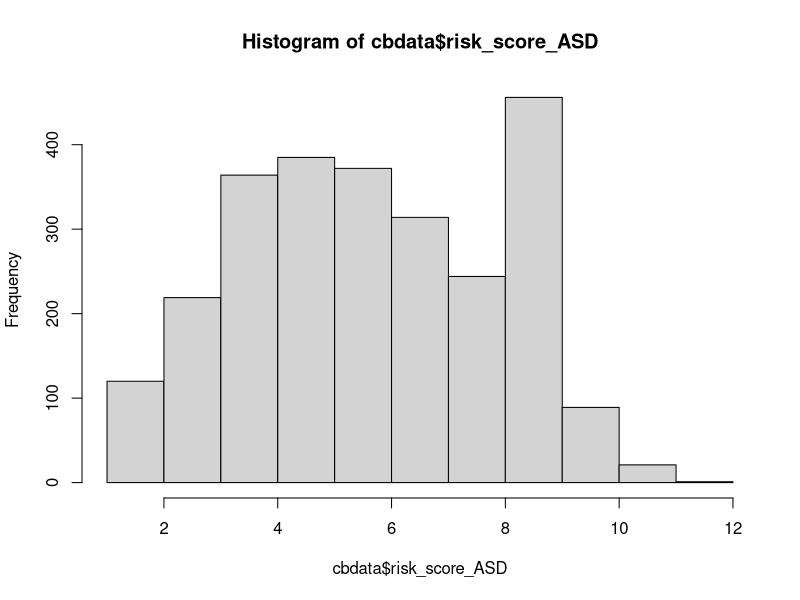
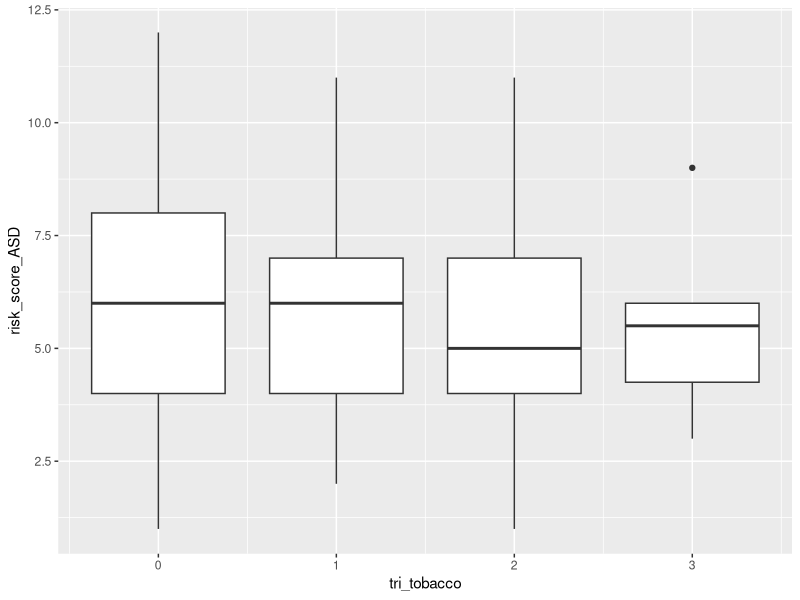
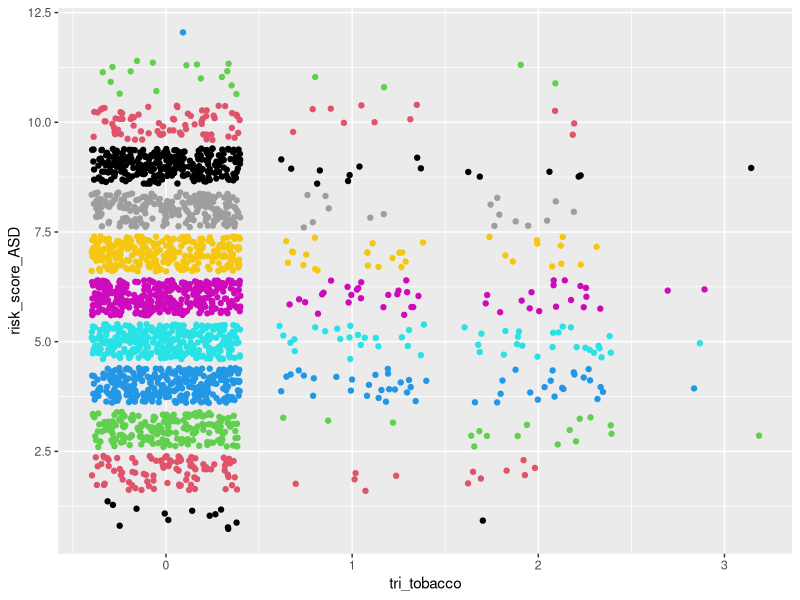
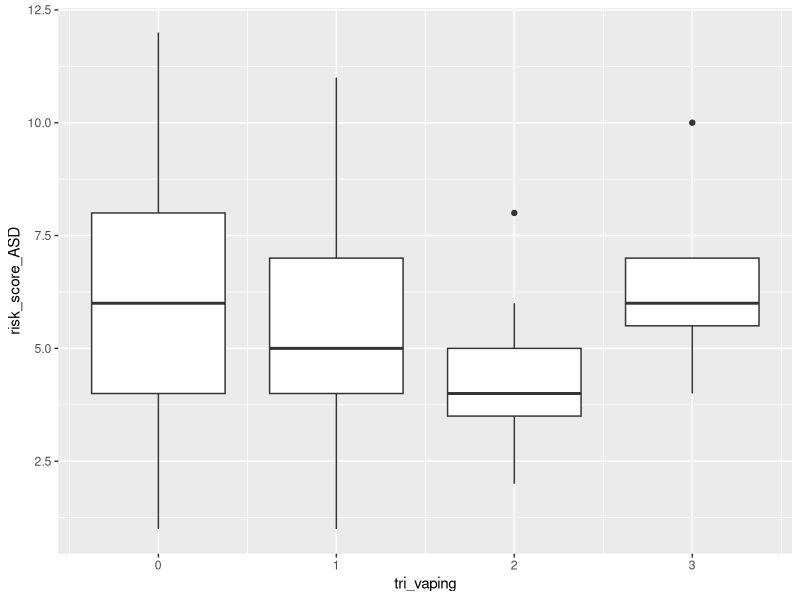
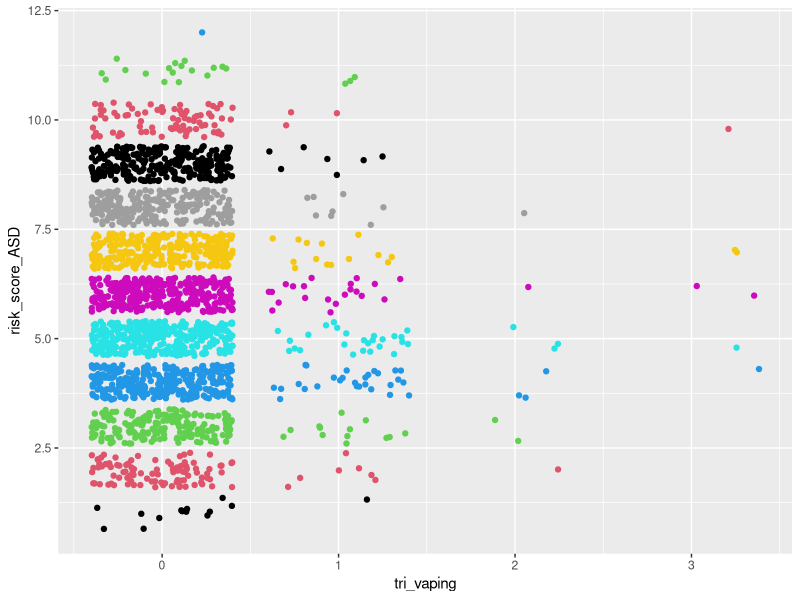
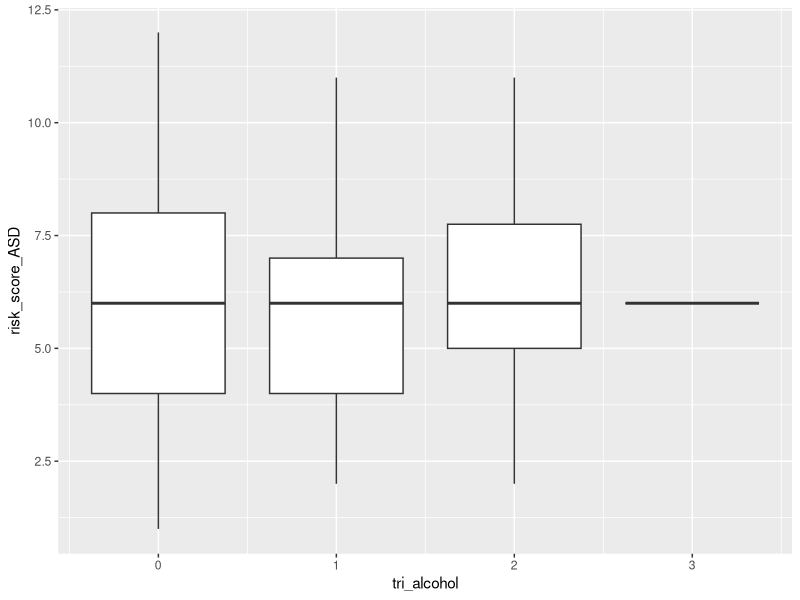
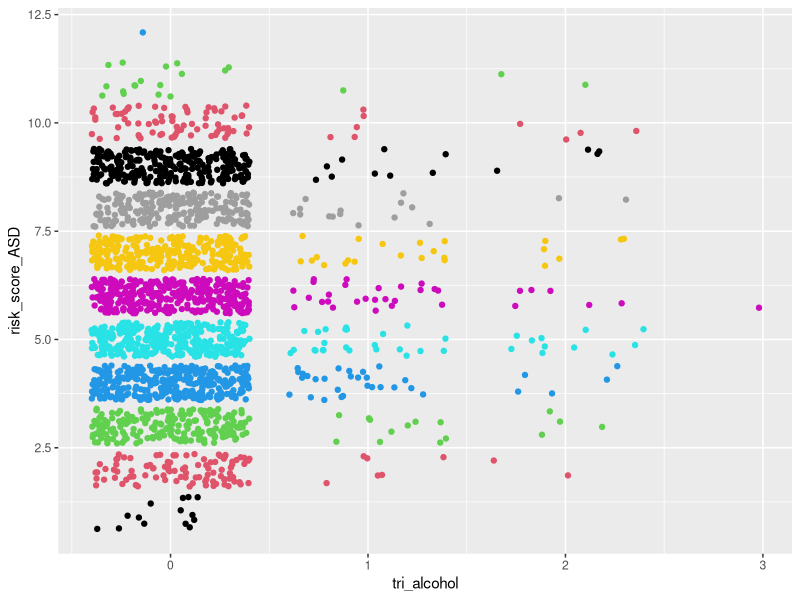
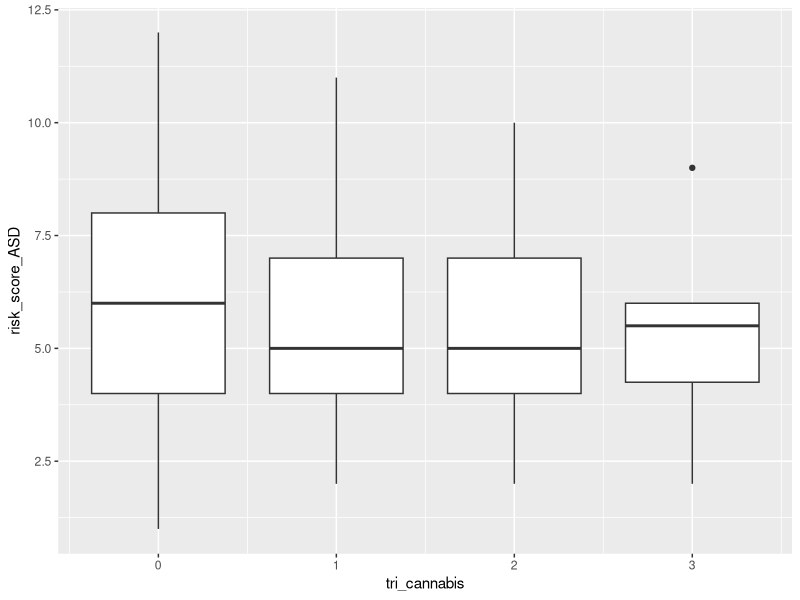

Reproduce these figures in R, in order.
## ---- chunk 1
#load packages
library(readr)
library(dplyr)
library(stringr)
## ---- chunk 2
#load data
cbdata <- read_csv("ChatterBabyData.csv")
## ---- chunk 3
mean(cbdata$risk_score_ASD)
var(cbdata$risk_score_ASD)
hist(cbdata$risk_score_ASD)
## ---- chunk 4
which(colnames(cbdata) == "mat_dep"):which(colnames(cbdata) == "momfever")
cbdata[,c(126:133)][is.na(cbdata[,c(126:133)])] <- 0

cbdata$art[is.na(cbdata$art)] <- 0 
cbdata$asd_genetic[is.na(cbdata$asd_genetic)] <- 0 

#fix some NA's in totalpregnancies by setting to number of live births
cbdata$totalpregnancies[which(is.na(cbdata$totalpregnancies) == TRUE & is.na(cbdata$momlivebirths) == FALSE)] <- 
cbdata$momlivebirths[which(is.na(cbdata$totalpregnancies) == TRUE & is.na(cbdata$momlivebirths) == FALSE)]

#fix some NA's in totalpregnancies by setting to 1 if no siblings and not adopted
cbdata$totalpregnancies[which(is.na(cbdata$totalpregnancies) == TRUE & cbdata$birthordertotal == 0 & cbdata$adoption == 0)] <- 1

# set live births to number of total pregnancies 
# if number of total pregnancies = number of total siblings + 1(baby)
# so as to not include miscarriages
cbdata$momlivebirths[which((is.na(cbdata$momlivebirths) == TRUE) &
                           (cbdata$totalpregnancies == (cbdata$birthordertotal + 1)))] <-
  cbdata$totalpregnancies[which((is.na(cbdata$momlivebirths) == TRUE) & 
                                (cbdata$totalpregnancies == (cbdata$birthordertotal + 1)))]

# set live births to number of total pregnancies 
# if number of total pregnancies = number of full siblings + 1(baby) 
# so as to not include miscarriages (where birthordertotal = 0 because of NA in olderhalfsiblings)
cbdata$momlivebirths[which((is.na(cbdata$momlivebirths) == TRUE) &
                           (cbdata$totalpregnancies == (cbdata$numberfullsiblings + 1)))] <-
  cbdata$totalpregnancies[which((is.na(cbdata$momlivebirths) == TRUE) & 
                                (cbdata$totalpregnancies == (cbdata$numberfullsiblings + 1)))]

# set live births to number of full siblings + 1
# if number of total pregnancies > number of full siblings and 
# number of older half siblings = 0 so as to not include children only from father and miscarriages
cbdata$momlivebirths[which((is.na(cbdata$momlivebirths) == TRUE) & 
                           (cbdata$totalpregnancies > cbdata$numberfullsiblings) &
                           cbdata$olderhalfsiblings == 0 )] <-
  cbdata$numberfullsiblings[which((is.na(cbdata$momlivebirths) == TRUE) & 
                                  (cbdata$totalpregnancies > cbdata$numberfullsiblings) &
                                  cbdata$olderhalfsiblings == 0 )] + 1
## ---- chunk 5
# classify as post partum psychosis
cbdata <- cbdata %>% mutate(maternalpregnancyproblems___20 = replace(maternalpregnancyproblems___20, maternalpregnancyproblems_other == "post partum anxiety" | maternalpregnancyproblems_other == "Post partum anxiety" | maternalpregnancyproblems_other == "Post-partum anxiety" | maternalpregnancyproblems_other == "Postpartum hemorrhaging" | maternalpregnancyproblems_other == "Perinatal anxiety",1))
cbdata <- cbdata %>% mutate(maternalpregnancyproblems_other = replace(maternalpregnancyproblems_other, maternalpregnancyproblems_other == "post partum anxiety" | maternalpregnancyproblems_other == "Post partum anxiety" | maternalpregnancyproblems_other == "Post-partum anxiety" | maternalpregnancyproblems_other == "Postpartum hemorrhaging" | maternalpregnancyproblems_other == "Perinatal anxiety", NA ))

# classify as Chorioamnionitis 
cbdata <- cbdata %>% mutate(maternalpregnancyproblems___21 = replace(maternalpregnancyproblems___21, maternalpregnancyproblems_other == "Chorioamnionitis", 1))
cbdata <- cbdata %>% mutate(maternalpregnancyproblems_other = replace(maternalpregnancyproblems_other, maternalpregnancyproblems_other == "Chorioamnionitis", NA))

# classify as bleeding
cbdata <- cbdata %>% mutate(maternalpregnancyproblems___14 = replace(maternalpregnancyproblems___14, maternalpregnancyproblems_other == "Unusual pain in the abdomen, stress, miscarriage probability, bleeding.", 1))
cbdata <- cbdata %>% mutate(maternalpregnancyproblems_other = replace(maternalpregnancyproblems_other, maternalpregnancyproblems_other == "Unusual pain in the abdomen, stress, miscarriage probability, bleeding.", NA))

# classify as preterm labor
cbdata <- cbdata %>% mutate(maternalpregnancyproblems___11 = replace(maternalpregnancyproblems___11, maternalpregnancyproblems_other == "Early contractions with diction starting at 30 weeks. I received steroid shot to develop baby's lungs faster.", 1))
cbdata <- cbdata %>% mutate(maternalpregnancyproblems_other = replace(maternalpregnancyproblems_other, maternalpregnancyproblems_other == "Early contractions with diction starting at 30 weeks. I received steroid shot to develop baby's lungs faster.", NA))

# classify as History of recurrent miscarriage/ recurrent pregnancy loss 
cbdata <- cbdata %>% mutate(maternalpregnancyproblems___10 = replace(maternalpregnancyproblems___10, maternalpregnancyproblems_other == "Prior full term stillbirth; had double nuchal cord resulting in emergent csection at 36 weeks", 1))
cbdata <- cbdata %>% mutate(maternalpregnancyproblems_other = replace(maternalpregnancyproblems_other, maternalpregnancyproblems_other == "Prior full term stillbirth; had double nuchal cord resulting in emergent csection at 36 weeks", NA))

# classify as hypertension
cbdata <- cbdata %>% mutate(maternalpregnancyproblems___9 = replace(maternalpregnancyproblems___9, maternalpregnancyproblems_other == "Protein in urine day of induction and hypertension only at 38 weeks" | maternalpregnancyproblems_other == "Mild hypertension at 37 weeks", 1))
cbdata <- cbdata %>% mutate(maternalpregnancyproblems_other = replace(maternalpregnancyproblems_other, maternalpregnancyproblems_other == "Protein in urine day of induction and hypertension only at 38 weeks"| maternalpregnancyproblems_other == "Mild hypertension at 37 weeks", 1))

# classify as 13, Placental abruption
cbdata <- cbdata %>% mutate(maternalpregnancyproblems___13 = replace(maternalpregnancyproblems___13, maternalpregnancyproblems_other == "Calcified placenta" | maternalpregnancyproblems_other == "Placenta calcification" | maternalpregnancyproblems_other == "Placenta hematoma" | maternalpregnancyproblems_other == "placental aging" | maternalpregnancyproblems_other == "Underperfusion placenta" , 1))
cbdata <- cbdata %>% mutate(maternalpregnancyproblems_other = replace(maternalpregnancyproblems_other, maternalpregnancyproblems_other == "Calcified placenta" | maternalpregnancyproblems_other == "Placenta calcification" | maternalpregnancyproblems_other == "Placenta hematoma" | maternalpregnancyproblems_other == "placental aging"| maternalpregnancyproblems_other == "Underperfusion placenta", NA))

# Get rid of the column 
cbdata$maternalpregnancyproblems_other <- NULL
## ---- chunk 6
# Convert all Mom Trauma NA's to 0: 
cbdata$mom_trauma[is.na(cbdata$mom_trauma)] <- 0 
## ---- chunk 7
# Getting rid of column
cbdata$mat_mental_health_other = NULL
# Cleaning that can be put into other columns
cbdata[c(216, 520, 598, 1089),115] = 1
cbdata[240,83] = 1
cbdata[499,85] = 1
cbdata[c(1683, 2245), 111] = 1

# Multiple entries for one person
cbdata[912, c(227, 232)] = 1
cbdata[915, c(228, 231, 232)] = 1
cbdata[1667, c(112, 231)] = 1
cbdata[2579, c(112, 113, 230, 231)] = 1
cbdata[c(76, 2501), c(111, 112)] = 1
## ---- chunk 8
cbdata <- cbdata %>% mutate(mathealth_count = matmentalhealth___1 + matmentalhealth___2 + matmentalhealth___3 + matmentalhealth___4 + matmentalhealth___5 + matmentalhealth___6 + matmentalhealth___7)
## ---- chunk 9
# Cutting off Baby Age at 5 years old
cbdata$babyage = ifelse(cbdata$babyage <= 1825, cbdata$babyage, NA)
## ---- chunk 10
predata <- cbdata %>% select(babyage, momsdeliveryage, momsedu, sex, art, artmethod___1,
                          artmethod___7, artmethod___6, artmethod___2, artmethod___3,
                          artmethod___4, artmethod___5, mom_trauma,
                          maternalpregnancyproblems___1, maternalpregnancyproblems___2,
                          maternalpregnancyproblems___3, maternalpregnancyproblems___15,
                          maternalpregnancyproblems___21, maternalpregnancyproblems___16,
                          maternalpregnancyproblems___4, maternalpregnancyproblems___5,
                          maternalpregnancyproblems___6, maternalpregnancyproblems___7,
                          maternalpregnancyproblems___8, maternalpregnancyproblems___9,
                          maternalpregnancyproblems___10, maternalpregnancyproblems___11,
                          maternalpregnancyproblems___12, maternalpregnancyproblems___13,
                          maternalpregnancyproblems___14, maternalpregnancyproblems___17,
                          maternalpregnancyproblems___19, maternalpregnancyproblems___20,
                          maternalpregnancyproblems___18,
                          matmentalhealth___1, matmentalhealth___2, matmentalhealth___3,
                          matmentalhealth___4, matmentalhealth___5, matmentalhealth___6,
                          matmentalhealth___7, mat_dep, mat_anx,
                          mat_ocd, mat_bp, mat_adhd, mat_pssd, mathealth_count, momfever, whenfever___1,
                          whenfever___2, whenfever___3, tobacco_pregnancy_when___1,
                          tobacco_pregnancy_when___2, tobacco_pregnancy_when___3,
                          vaping_pregnancy___1, vaping_pregnancy___2, vaping_pregnancy___3,
                          alcohol_pregnancy_when___1, alcohol_pregnancy_when___2,
                          alcohol_pregnancy_when___3, cannabis_pregnancy_when___1,
                          cannabis_pregnancy_when___2, cannabis_pregnancy_when___3,
                          stimulants_pregnancy_when___1, stimulants_pregnancy_when___2,
                          stimulants_pregnancy_when___3, opioids_pregnancy_when___1,
                          opioids_pregnancy_when___2, opioids_pregnancy_when___3,
                          psychoactive_pregnancy___1, psychoactive_pregnancy___2,
                          psychoactive_pregnancy___3, delivery, momlivebirths,
                          totalpregnancies, maternalproblems1, asd1, deaf1, ddfamily1,
                          szbpfamily1, risk_score_ASD)
## ---- chunk 11
# filter out age and live births outliers
predata <- predata %>% filter(momlivebirths != 10 & momsdeliveryage != 12 | momlivebirths != 10 & momsdeliveryage != 18)
summary(predata)
## ---- chunk 12
# resulting columns are total number of trimesters drug was used
predata$tri_tobacco = rowSums(predata[,52:54])
predata$tri_vaping = rowSums(predata[,55:57])
predata$tri_alcohol = rowSums(predata[,58:60])
predata$tri_cannabis = rowSums(predata[,61:63])
predata$tri_stimulants = rowSums(predata[,64:66])
predata$tri_opioids = rowSums(predata[,67:69])
predata$tri_psychoactives = rowSums(predata[,70:72])

# getting rid of "when drug" columns
predata[,52:72] = NULL
## ---- chunk 13
predata$mat_adhd <- ifelse(predata$mat_adhd==3, 0, predata$mat_adhd)
predata$mat_dep <- ifelse(predata$mat_dep==3, 0, predata$mat_dep)
predata$mat_anx <- ifelse(predata$mat_anx==3, 0, predata$mat_anx)
predata$mat_ocd <- ifelse(predata$mat_ocd==3, 0, predata$mat_ocd)
predata$mat_bp <- ifelse(predata$mat_bp==3, 0, predata$mat_bp)
predata$mat_pssd <- ifelse(predata$mat_pssd==3, 0, predata$mat_pssd)
## ---- chunk 14
# Convert mat_variable rows to show that mental health problem occurs before or during pregnancy

predata$mat_adhd <- ifelse(predata$mat_adhd==2, 1, predata$mat_adhd)
predata$mat_dep <- ifelse(predata$mat_dep==2, 1, predata$mat_dep)
predata$mat_anx <- ifelse(predata$mat_anx==2, 1, predata$mat_anx)
predata$mat_ocd <- ifelse(predata$mat_ocd==2, 1, predata$mat_ocd)
predata$mat_bp <- ifelse(predata$mat_bp==2, 1, predata$mat_bp)
predata$mat_pssd <- ifelse(predata$mat_pssd==2, 1, predata$mat_pssd)
## ---- chunk 15
library(ggplot2)

ggplot(predata, aes(x = tri_tobacco, y = risk_score_ASD, group = tri_tobacco)) + geom_boxplot()
ggplot(predata, aes(x = tri_tobacco, y = risk_score_ASD)) + geom_jitter(color = predata$risk_score_ASD)

ggplot(predata, aes(x = tri_vaping, y = risk_score_ASD, group = tri_vaping)) + geom_boxplot()
ggplot(predata, aes(x = tri_vaping, y = risk_score_ASD)) + geom_jitter(color = predata$risk_score_ASD)

ggplot(predata, aes(x = tri_alcohol, y = risk_score_ASD, group = tri_alcohol)) + geom_boxplot()
ggplot(predata, aes(x = tri_alcohol, y = risk_score_ASD)) + geom_jitter(color = predata$risk_score_ASD)

ggplot(predata, aes(x = tri_cannabis, y = risk_score_ASD, group = tri_cannabis)) + geom_boxplot()
ggplot(predata, aes(x = tri_cannabis, y = risk_score_ASD)) + geom_jitter(color = predata$risk_score_ASD)

ggplot(predata, aes(x = tri_stimulants, y = risk_score_ASD, group = tri_stimulants)) + geom_boxplot()
ggplot(predata, aes(x = tri_stimulants, y = risk_score_ASD)) + geom_jitter(color = predata$risk_score_ASD)

ggplot(predata, aes(x = tri_opioids, y = risk_score_ASD, group = tri_opioids)) + geom_boxplot()
ggplot(predata, aes(x = tri_opioids, y = risk_score_ASD)) + geom_jitter(color = predata$risk_score_ASD)

ggplot(predata, aes(x = tri_psychoactives, y = risk_score_ASD, group = tri_psychoactives)) + geom_boxplot()
ggplot(predata, aes(x = tri_psychoactives, y = risk_score_ASD)) + geom_jitter(color = predata$risk_score_ASD)
## ---- chunk 16
library(corrplot)

var1 <- c("matmentalhealth___1", "matmentalhealth___2", "matmentalhealth___3", "matmentalhealth___4", "matmentalhealth___5", "matmentalhealth___6")
predata1 <- predata[ ,var1]
corrmat <- round(cor(predata1), 4)
corrplot(corrmat)
## ---- chunk 17

maledata <- predata %>% filter(sex == 1)
m10 <- glm(risk_score_ASD ~ maternalproblems1 + maternalpregnancyproblems___15 + maternalpregnancyproblems___19 +  matmentalhealth___2 + asd1 + mat_pssd, data = maledata, family = "poisson")
summary(m10) # matmentalhealth___2 , maternalpregnancyproblems___19 

femaledata <- predata %>% filter(sex == 0)
m11 <- glm(risk_score_ASD ~ maternalproblems1 + maternalpregnancyproblems___15 + maternalpregnancyproblems___19 +  matmentalhealth___2 + asd1 + mat_pssd, data = femaledata, family = "poisson")
summary(m11) # maternalproblems1, matmentalhealth___2

## ---- chunk 18
predata <- predata %>% mutate(babymortality = totalpregnancies-momlivebirths)
## ---- chunk 19
library(randomForest)

drops <- c("maternalpregnancyproblems___19", "maternalpregnancyproblems___20", "matmentalhealth___1", "matmentalhealth___2", "matmentalhealth___3","matmentalhealth___4", "matmentalhealth___5", "matmentalhealth___6", "matmentalhealth___7", "mat_dep", "mat_anx", "mat_ocd", "mat_bp","mat_adhd","mat_pssd","maternalproblems1","art","momlivebirths","totalpregnancies","matmentalhealth___18","babyage")
predata1 <- na.omit(predata[ , !(names(predata) %in% drops)])



set.seed(12345)
train <- sample(1:nrow(predata1), nrow(predata)*.7)
train.pre <- predata1[train,]
test.pre <- predata1[-train,]

rf.pre <- randomForest(risk_score_ASD~.,data=train.pre,mtry=16,importance=TRUE,ntrees=1000)
importance(rf.pre)
varImpPlot(rf.pre)

pred <- predict(rf.pre,test.pre,type="response")
table(round(pred,0),test.pre$risk_score_ASD)
mean(round(pred,0)!=test.pre$risk_score_ASD) # test error rate
